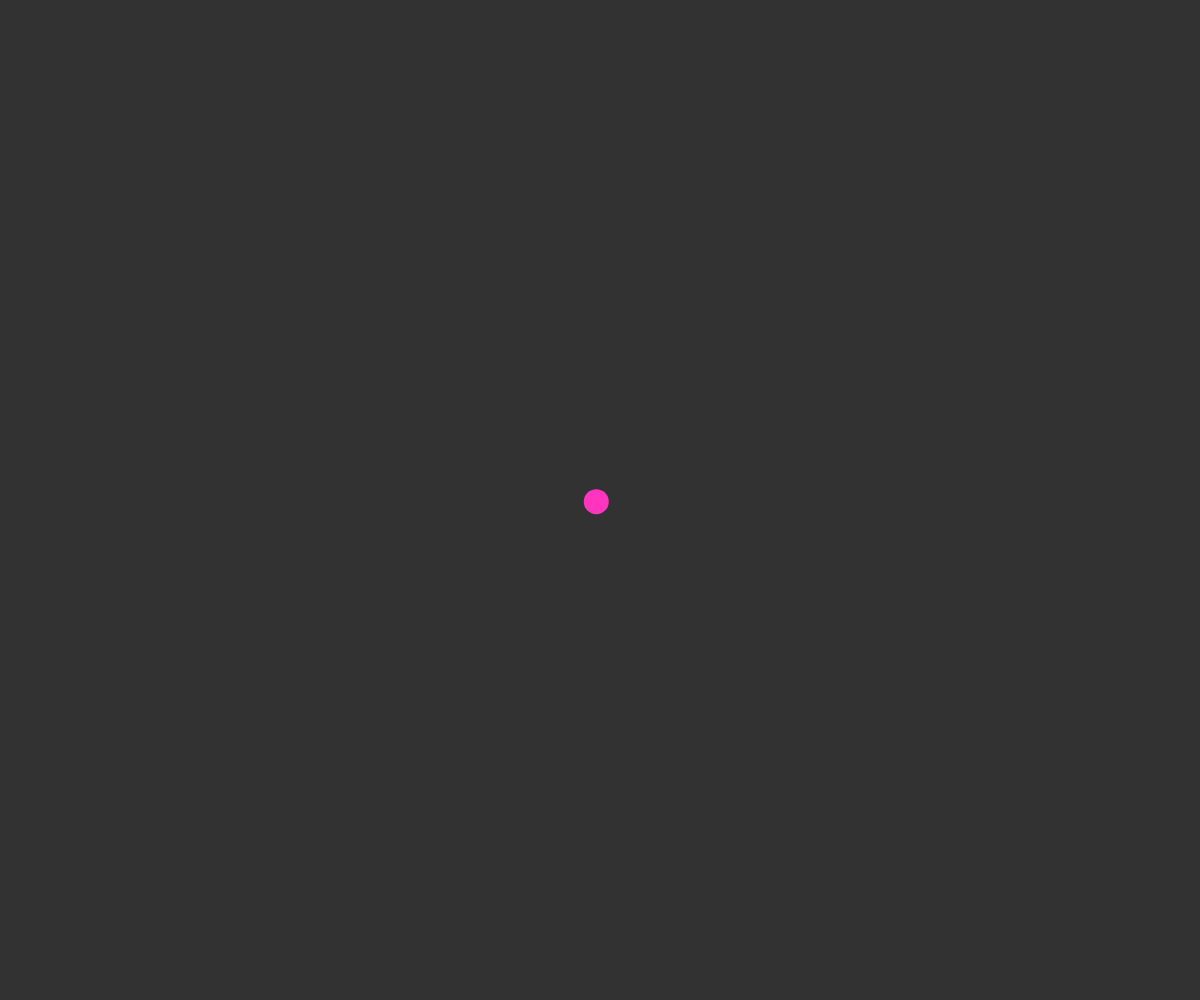
Frame 1 (no input)
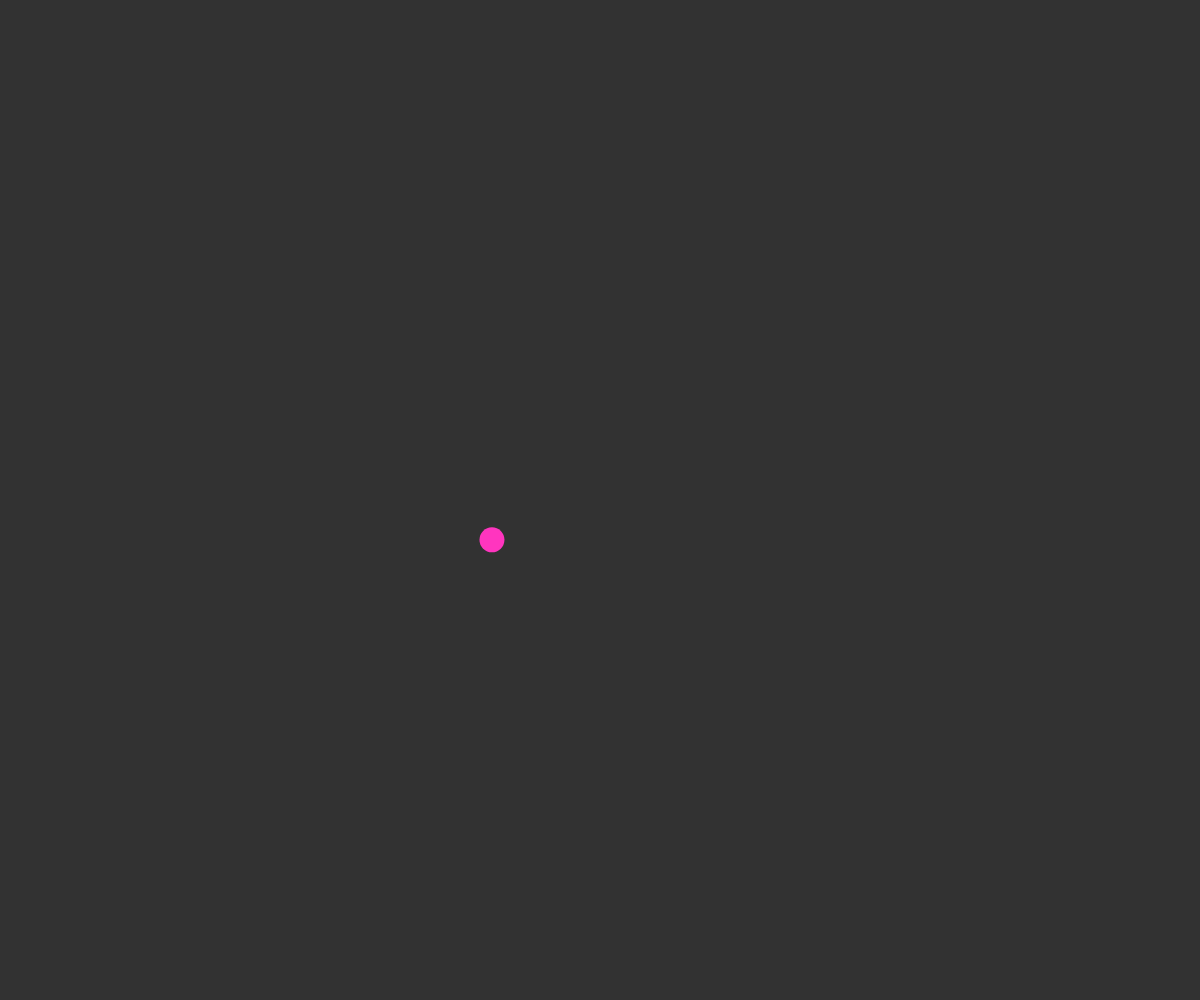
Frame 60 (no input)
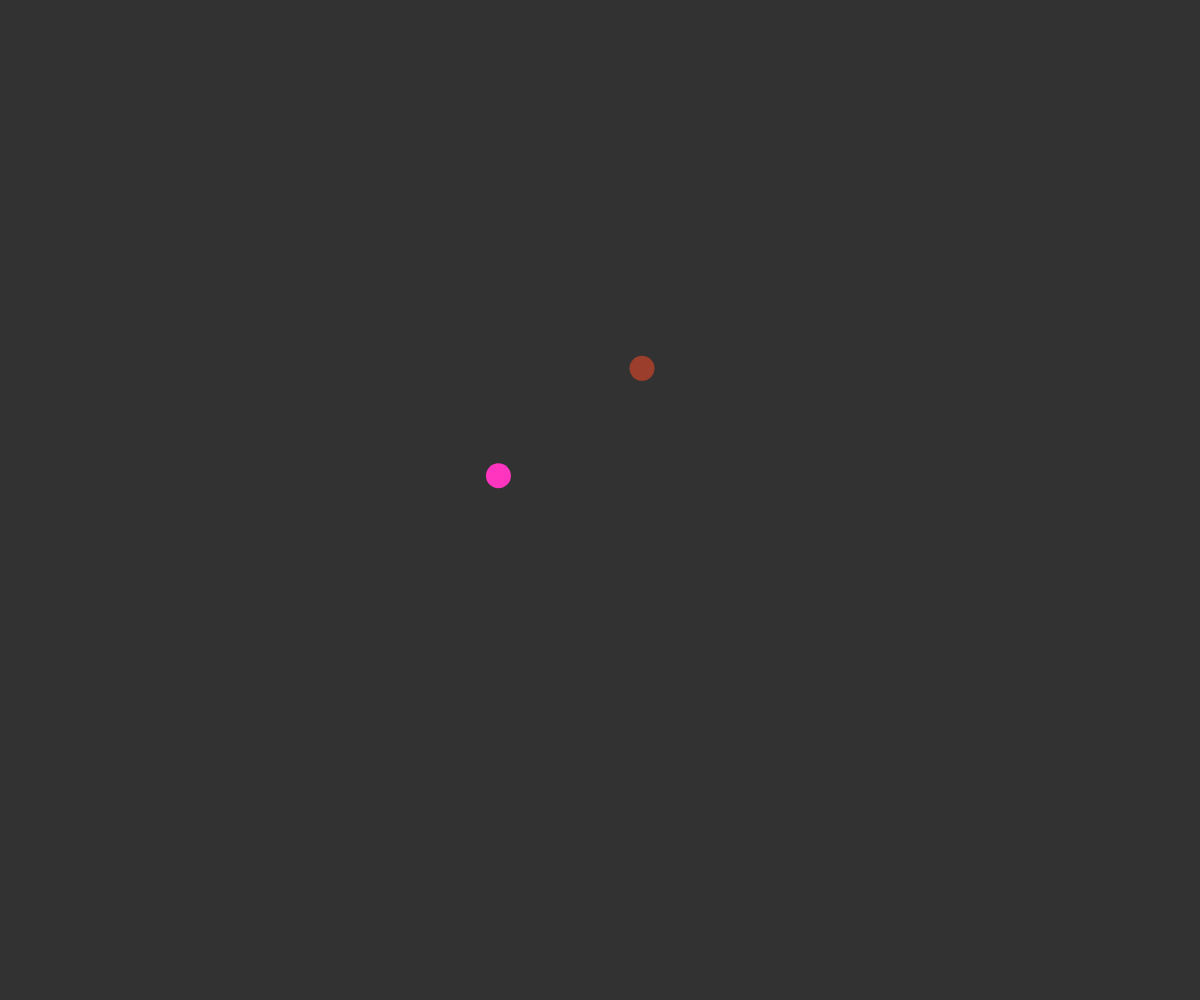
Frame 120 (the mouse pressed at the canvas centre since frame 60)

The p5.js sketch that drew these frames (run headless with seeded random() and noise() and a simulated clock; from frame 60 on, the mouse is pressed at the canvas centre):

// p5.js sketch
// ── sketch.js
// Connected Nodes OOP

let points = [];

function setup() {
  createCanvas(windowWidth, windowHeight);
  let somePoint = new MovingPoint(width / 2, height / 2);
  points.push(somePoint);
}

function draw() {
  background(50);
  for (let point of points) {
    point.wrapAroundScreen();
    point.move();
    point.display();
  }
}

function mousePressed() {
  let newPoint = new MovingPoint(mouseX, mouseY);
  points.push(newPoint);
}

class MovingPoint {
  constructor(x, y) {
    this.x = x;
    this.y = y;
    this.speed = 5;
    this.radius = 25;
    this.color = color(random(525), random(255), random(255));
    this.xTime = random(1000);
    this.yTime = random(1000);
    this.deltaTime = 0.01;
  }
  display() {
    noStroke();
    fill(this.color);
    circle(this.x, this.y, this.radius);
  }
  move() {
    // pick random direction of movement
    let dx = noise(this.xTime);
    let dy = noise(this.yTime);
   
    // scale to movement speed
    this.dx = map(dx, 0, 1, -this.speed, this.speed);
    this.dy = map(dy, 0, 1, -this.speed, this.speed);

    // move the point
    this.x += this.dx;
    this.y += this.dy;

    // move on the time axis
    this.xTime += this.deltaTime;
    this.yTime += this.deltaTime;
  }
  wrapAroundScreen() {
    // wrap around screen if you fall off
    if (this.x > width) {
      this.x = 0;
    }
    if (this.x < 0) {
      this.x = width;
    }
    if (this.y > height) {
      this.y = 0;
    }
    if (this.y < 0) {
      this.y = height;
    }
  }
}
